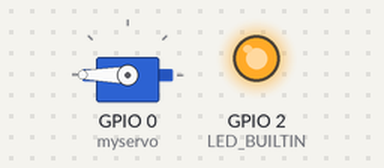
Bench run of a sketch on a simulated ESP8266 (NodeMCU). On the bench: servo, output pins drawn as LEDs (lit = HIGH, except the on-board LED, lit = LOW). Dashed ring = blinking. WiFi joins after 1.5 s; servers stay silent unless stated; what the sketch prints to the serial monitor is not drawn.

Above: at 0.0 s.
At 5.0 s:
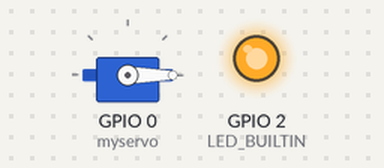
At 12.1 s:
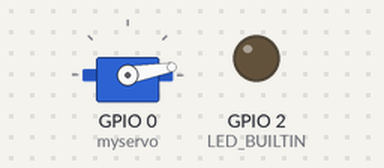
At 39.0 s:
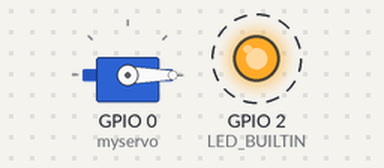
Timing chart, 0 to 40.0 s (numbered marks = the images above):
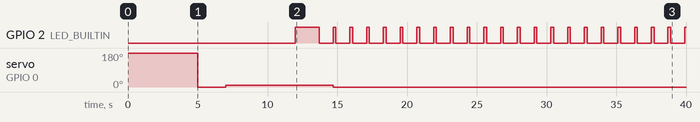

Measured:
- by itself, GPIO 2 (LED_BUILTIN): alternates HIGH for 0.20 s and LOW for 1.0 s
- by itself, servo on GPIO 0 (myservo): 180° → 0° at 5.0 s, → 10° 2.0 s later, → 0° 7.7 s later

The sketch:

fist11may.ino
```cpp
/*
#include <Servo.h>
Servo myservo;
int val=0;
void setup() {
  Serial.begin(9600);
pinMode(LED_BUILTIN, OUTPUT);
 myservo.attach(0,1000,2000,0);
 myservo.write(180);
 delay(5000);

myservo.write(0);
delay(2000);
myservo.write(10);
}

void loop() {
 if(Serial.available())
    {  val = Serial.parseInt(); ///if(val>=0)if(val<=180)
      myservo.write(val);
 Serial.print(val);  Serial.print("\n");
    }
 // delay(15);
}

*/

// ESc Control and Work
#include <Servo.h>
#include <Arduino.h>
#include <ESP8266WiFi.h>
#include <ESP8266WiFiMulti.h>
#include <ESP8266HTTPClient.h>
#include <WiFiClientSecureBearSSL.h>


  ESP8266WiFiMulti WiFiMulti;
  Servo myservo;  // create servo object to control a servo
  int val=0;    // variable to read the value from the analog pin
  void setup() {

      myservo.attach(0,1000,2000,0);
	myservo.write(180);
 	delay(5000);
  	myservo.write(0);
  	delay(2000);
  	myservo.write(10);
	delay(5000);
Serial.begin(9600);

pinMode(LED_BUILTIN, OUTPUT);
  digitalWrite(LED_BUILTIN, LOW);
  WiFi.mode(WIFI_STA);
  WiFiMulti.addAP("realme 9 Pro+", "111111111");
  Serial.println("setup() done connecting to ssid");
  digitalWrite(LED_BUILTIN, HIGH);

}

  void loop() {

  // wait for WiFi connection
  if ((WiFiMulti.run() == WL_CONNECTED)) {
    std::unique_ptr<BearSSL::WiFiClientSecure> client(new BearSSL::WiFiClientSecure);
   client->setInsecure();
    HTTPClient https;
    if (https.begin(*client, "https://prathameshbhagat.000webhostapp.com/m/m.php")) {
      // start connection and send HTTP header
      int httpCode = https.GET();
      // httpCode will be negative on error
      if (httpCode > 0) {
        // HTTP header has been send and Server response header has been handled
        Serial.printf("[HTTPS] GET... code: %d\n", httpCode);
        // file found at server
        if (httpCode == HTTP_CODE_OK || httpCode == HTTP_CODE_MOVED_PERMANENTLY) {
          String payload = https.getString();

          int l =payload.length();
          payload.remove(l-1);
          Serial.println(payload+":");
            int outcome =payload.toInt();
            if(outcome<=180&&outcome>=0)
            val=outcome;

        }
      } else {

      digitalWrite(LED_BUILTIN, LOW); delay(1000);digitalWrite(LED_BUILTIN, HIGH);
      Serial.printf("[HTTPS] GET... failed, ");//error: %s\n", https.errorToString(httpCode).c_str());
      }

      https.end();
    } else {
  digitalWrite(LED_BUILTIN, LOW); delay(1000);digitalWrite(LED_BUILTIN, HIGH);
      Serial.printf("[HTTPS] Unable to connect\n");
    }
  }
if(val<=180&&val>=0)myservo.write(val);

 }
```
